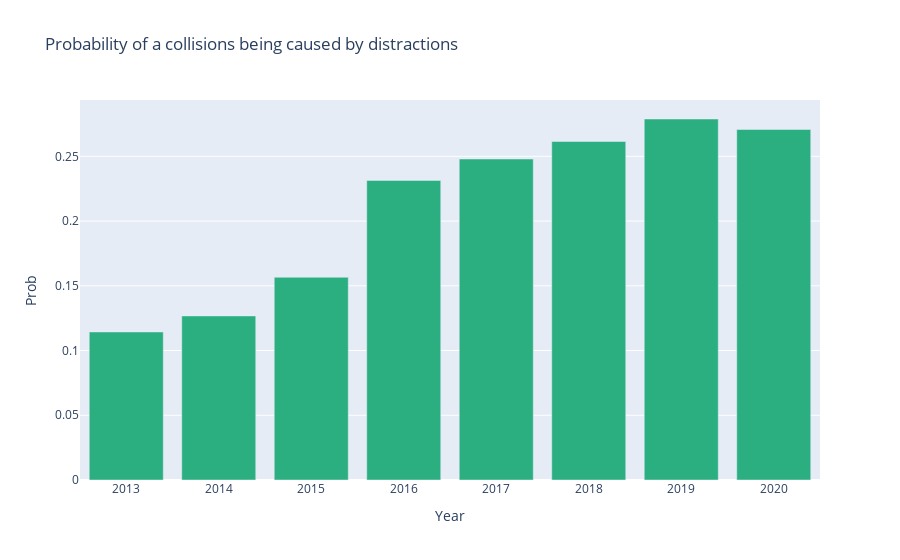

The notebook cell this image was saved under:
### Code cell
fig = px.bar(pd.DataFrame((df_distraction['YEAR'].value_counts() \
                         / df['YEAR'].value_counts()).to_dict().items(), 
                           columns=['Year', 'Prob']),x='Year', y='Prob',
                           title="Probability of a collisions being caused by distractions by year")
fig.update_traces(marker_color='rgb(43,174,128)')
fig.show()

### Figure 1 — Plotly figure (JSON) as saved in the notebook; plotly's stock layout.template omitted (floating-point values rounded to 4 significant figures)
{"data": [{"alignmentgroup": "True", "hovertemplate": "Year=%{x}<br>Prob=%{y}<extra></extra>", "legendgroup": "", "marker": {"color": "rgb(43,174,128)"}, "name": "", "offsetgroup": "", "orientation": "v", "showlegend": false, "textposition": "auto", "type": "bar", "x": [2013, 2014, 2015, 2016, 2017, 2018, 2019, 2020], "xaxis": "x", "y": [0.1143, 0.1267, 0.1566, 0.2314, 0.2479, 0.2614, 0.2788, 0.2707], "yaxis": "y"}], "layout": {"barmode": "relative", "legend": {"tracegroupgap": 0}, "title": {"text": "Probability of a collisions being caused by distractions"}, "xaxis": {"anchor": "y", "domain": [0, 1], "title": {"text": "Year"}}, "yaxis": {"anchor": "x", "domain": [0, 1], "title": {"text": "Prob"}}}}
